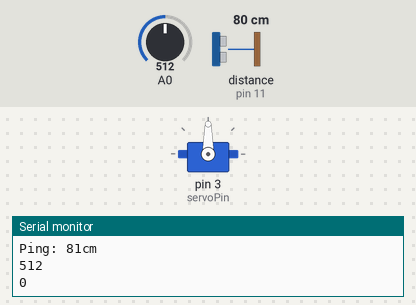
Bench run of a sketch on a simulated Arduino Uno, built with avr-gcc and run on an emulated ATmega328P. Shown: servo, the last lines printed to the serial monitor. Inputs (shaded band) come from the test bench; at power-on: A0 = 512, distance to the obstacle (sensor on pin 11) 80 cm. The echo pulse lasts 58.3 µs per cm.

Above: at 1.8 s.
1.9 s: A0 set to 407
3.4 s: A0 set to 388
At 4.49 s:
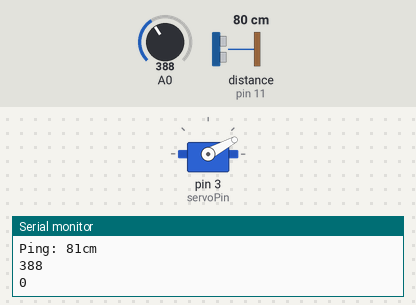
At 9.9 s:
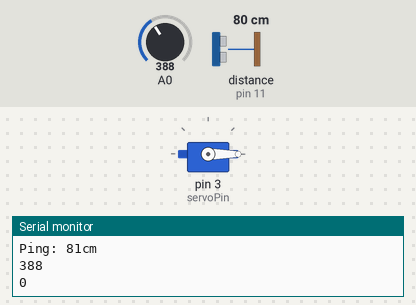
Timing chart, 0 to 11.4 s (numbered marks = the images above; inputs shaded):
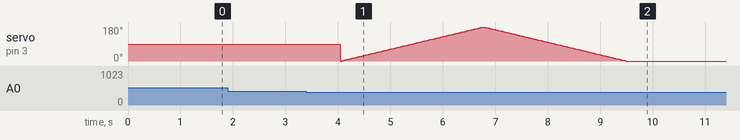

Measured:
- the behaviour switches between 400 and 399 on A0 (found by bisection; images 0 and 1)

The sketch:

E16069-E16138.ino
```cpp
/*
  Sketch_14.1.2
  Ultrasonic Ranging

  modified 2016/6/5
  by http://www.freenove.com
*/

#include <NewPing.h>
#define trigPin 12 // define TrigPin
#define echoPin 11 // define EchoPin.
#define MAX_DISTANCE 200 // Maximum sensor distance is rated at 400-500cm.
#include <Servo.h>

Servo myservo;              // create servo object to control a servo

int pos = 0;                // variable to store the servo position
int servoPin = 3;           // define the pin of servo signal line

NewPing sonar(trigPin, echoPin, MAX_DISTANCE); // NewPing setup of pins and maximum distance.
int convertValue; // Define a variable to save the ADC value
void setup() {
  myservo.attach(servoPin); // attaches the servo on servoPin to the servo object
  Serial.begin(9600); // Open serial monitor at 9600 baud to see ping results.
}
float dist;
bool ppl=0, done = 0;
void loop() {
  delay(1000); // Wait 50ms between pings (about 20 pings/sec). 29ms should be the shortest delay between pings.
  Serial.print("Ping: ");
  dist = sonar.ping_cm();
  Serial.print(sonar.ping_cm()); // Send ping, get distance in cm and print result (0 = outside set distance range)
  Serial.println("cm");
  convertValue = analogRead(A0);  // Read analog voltage value of A0 port, and save
  // Map analog to the 0-255 range, and works as ledPin duty cycle setting
  Serial.println(convertValue);

  if ( dist < 40 ){
    if ( ppl )
     ppl = 0 ;
     else {
      done = 0;
      ppl = 1 ;
     }
  }
  Serial.println(ppl);
  if( !ppl && convertValue < 400 && !done ){
    done = 1;
     for (pos = 0; pos <= 180; pos += 1) { // goes from 0 degrees to 180 degrees
    // in steps of 1 degree
    myservo.write(pos);              // tell servo to go to position in variable "pos"
    delay(15);                       // waits 15ms for the servo to reach the position
  }
  for (pos = 180; pos >= 0; pos -= 1) { // goes from 180 degrees to 0 degrees
    myservo.write(pos);              // tell servo to go to position in variable "pos"
    delay(15);                       // waits 15ms for the servo to reach the position
  }
  }
}
```
